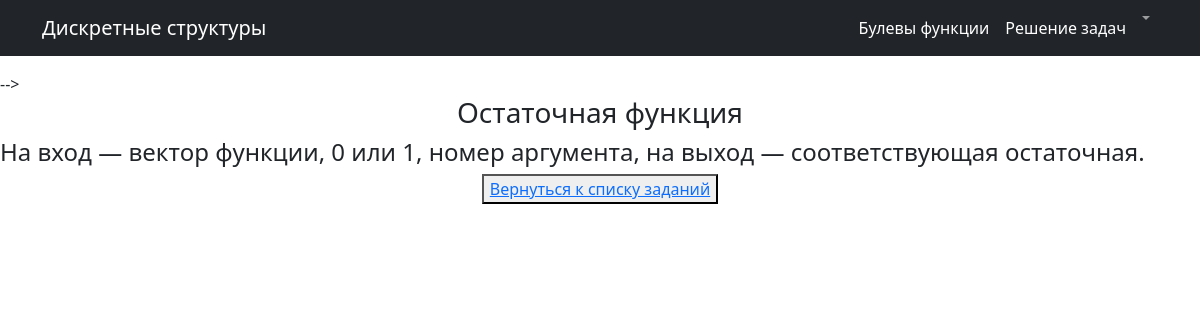
Screenshot of /tasks/2 (signed in) with the database file from the repository.
### main/models.py (models this page shows, shortened)
class Task(models.Model):
    author = models.ForeignKey(Teacher,on_delete=models.CASCADE,default=1)
    title = models.CharField(max_length=255)
    description = models.TextField(unique=True,null = False,default="Образец")
    level = models.CharField(choices= Difficult_choices,default='Лёгкий',max_length=8)

### main/views.py (the view)
# urls.py: path('<int:pk>', TaskDetail.as_view(),name = 'task_detail')
class TaskDetail(LoginRequiredMixin,DetailView,):
    model = Task
    template_name = "task_detail.html"
    context_object_name = 'task'

### templates/task_detail.html (shortened to what this page needs)
<html lang="en">
<head>
</head>
{% block title %}
<center>
    <h3>
        {{task.title}}
    </h3>
</center>
{% endblock title %}
{% block content %}
<body>
<h4>{{task.description}}</h4>
<center>
    <button><a href = '/'>Вернуться к списку заданий</a></button>
</center>
</body>
</html>
{% endblock content %}

### rows the page displays
Task: title "Остаточная функция", description "На вход — вектор функции, 0 или 1, номер аргумента, на выход — соответствующая остаточная."
